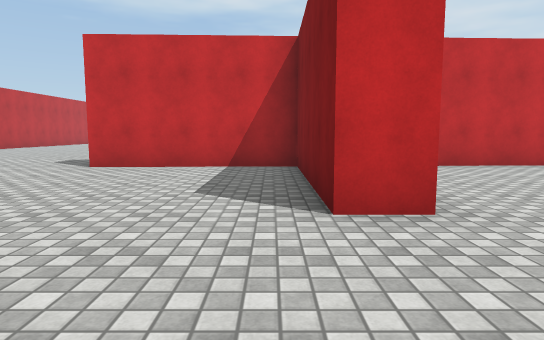
view 1 (above)

19 first-person views from a walk through a scene from a Unity 3-D project. The camera is 1.2 m above the floor, tilts 6° down and sees 75° across. The floor is counted in squares, 1.65 m on a side. Each view is taken from the middle of a square. On the plan, view 1 faces up. The plan holds only what a view shows up to about 11 squares ahead; the rest is blank. The place goes on beyond the plan. The player is left out. Some animated figures are not drawn. Surface patterns are stand-ins for the level's own textures.

view 2
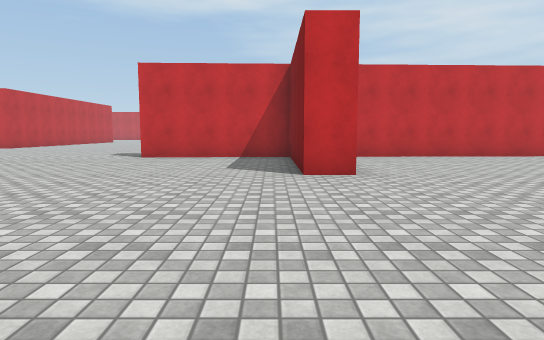

view 3
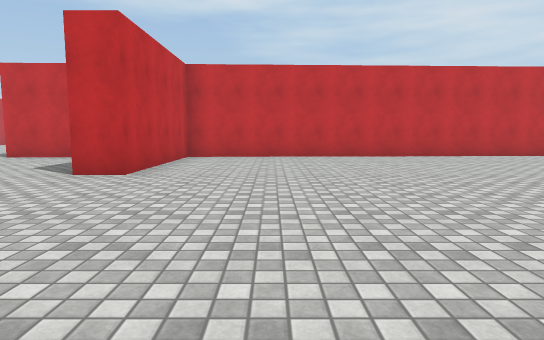

view 4
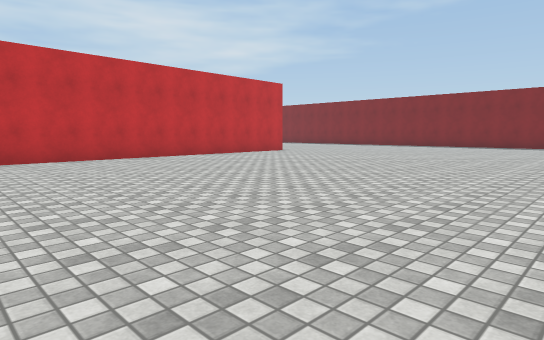

view 5
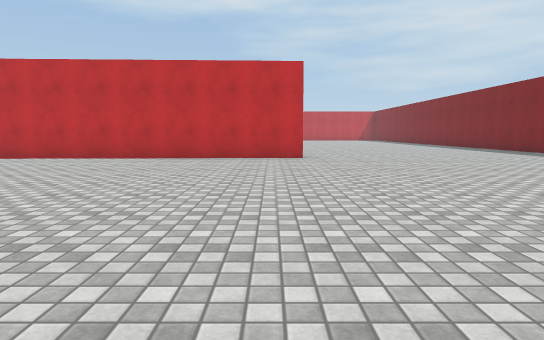

view 6
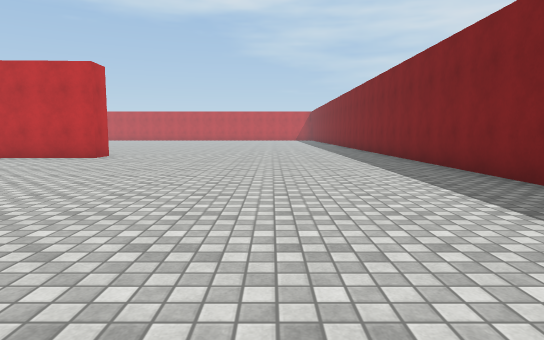

view 7
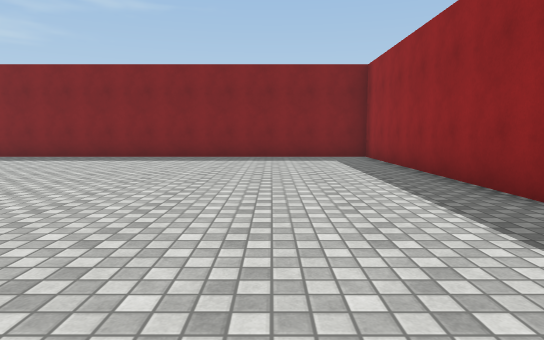

view 8
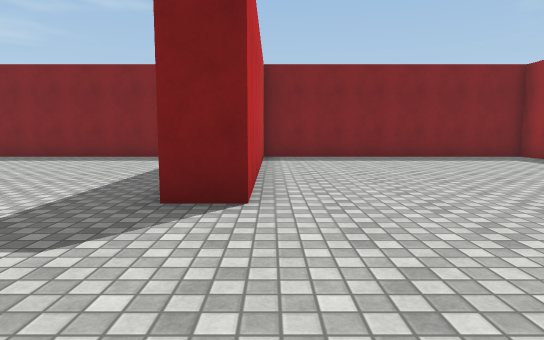

view 9
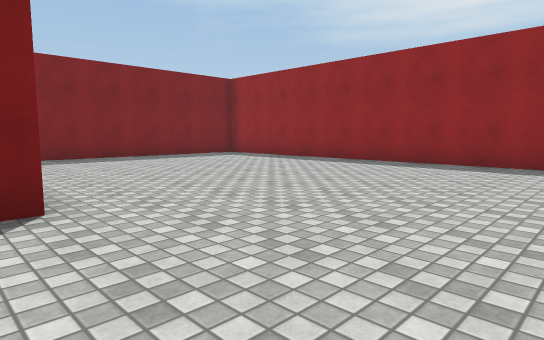

view 10
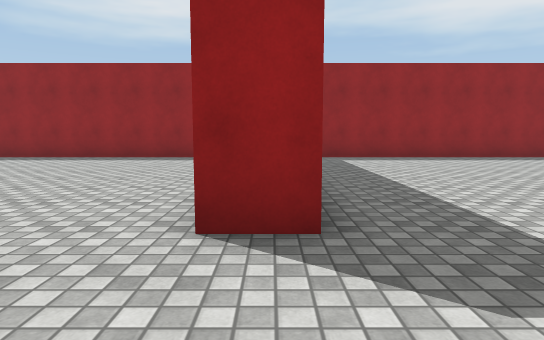

view 11
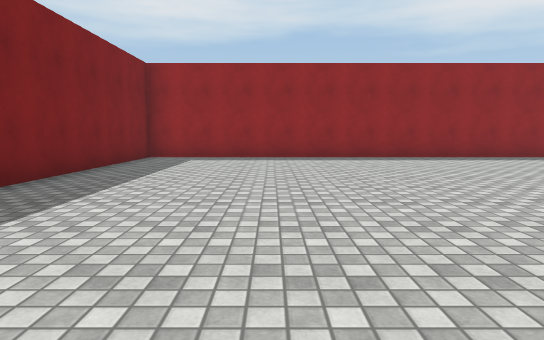

view 12
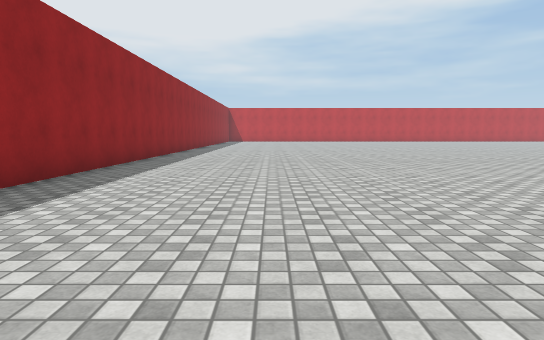

view 13
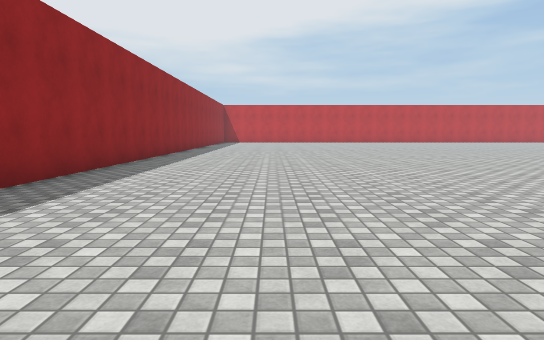

view 14
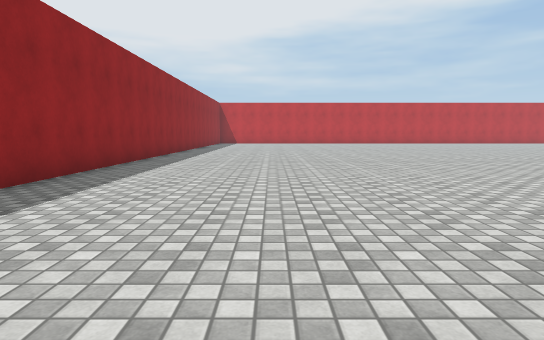

view 15
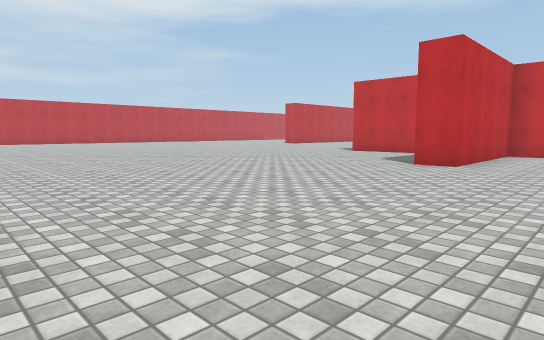

view 16
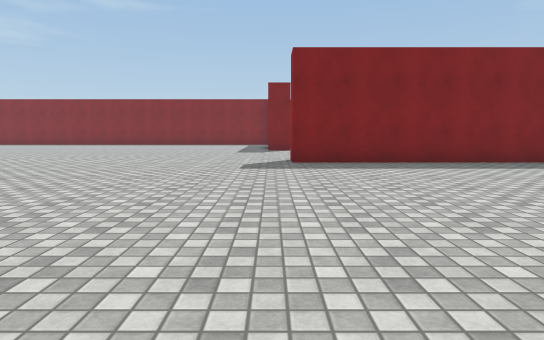

view 17
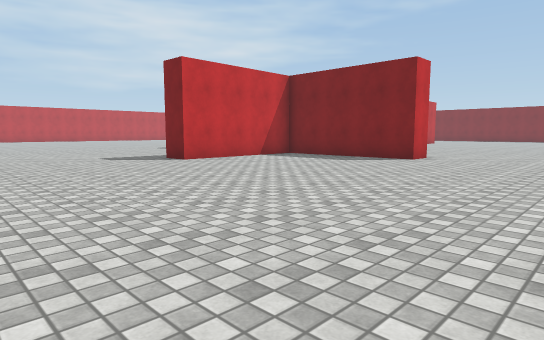

view 18
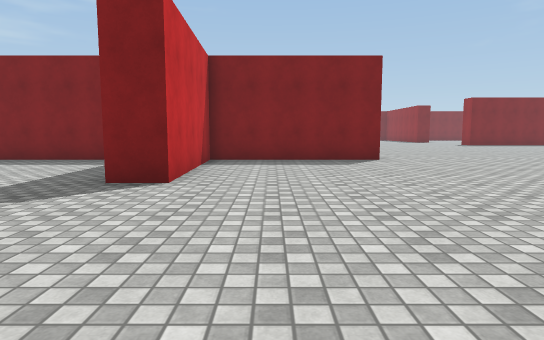

view 19
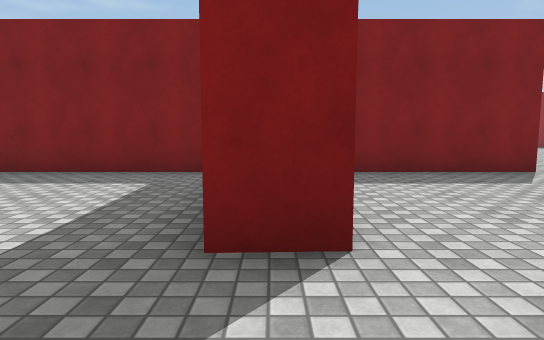

### Floor plan
Points are (right, up) in squares from view 1. A wall is a line through its corners. A room is listed if a view was taken in it or the views show most of it. See-through windows are left out.
Room 1 (views 1, 2, 3, 4, 5, 6, 7, 8, 9, 10, 11, 12, 13, 14, 15, 16, 17, 18, 19)
walls: (0.5, 9.2) (0.5, 11.5); (15.9, 9.1) (15.9, 8.3) (1.5, 7.7) (1.5, 3.1) (0.5, 3.1) (0.5, 7.7) (-3.9, 7.5) (-3.9, 8.5); (14.2, -13.5) (21.1, -13.5); (24, -5.8) (17.6, -5.8) (17.6, -4.9) (24.7, -4.9) (24.7, 9.1); (-9.1, -13.5) (11.6, -13.5) (11.6, -5.5) (12.6, -5.5); (23.8, -13.5) (24.7, -13.5) (24.7, -5.8)

Positions as (right, up) in squares from view 1, and headings:
1: (0, 0), facing up
2: (0, -3), facing up
3: (4, -3), facing up
4: (5, -2), facing up-right
5: (15, -2), facing up
6: (21, -2), facing up
7: (14, -2), facing right
8: (14, -6), facing right
9: (14, -5), facing down-right
10: (12, -3), facing down
11: (8, -3), facing down
12: (7, -10), facing left
13: (4, -10), facing left
14: (2, -10), facing left
15: (4, -5), facing up-left
16: (3, -5), facing right
17: (-9, -1), facing up-right
18: (-9, 6), facing right
19: (-6, 8), facing right
